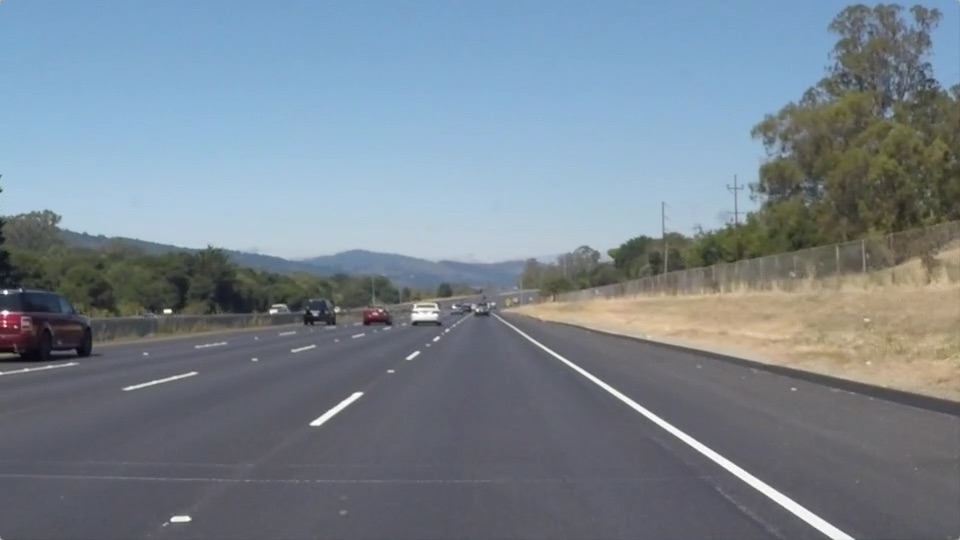
#> input picture test_images/solidWhiteRight.jpg, 960 x 540 px
$ jupyter execute --allow-errors P1.ipynb   (shell and % lines are left out)
#> lines starting #> are read from the running program, lines starting #| are printed output that depends on the picture; after the words box and inside, x2 and y2 are one past the last pixel; in counts of white or black regions, pixels touching at a corner belong together
# Self-Driving Car Engineer Nanodegree

## Project: **Finding Lane Lines on the Road**
***
In this project, you will use the tools you learned about in the lesson to identify lane lines on the road.  You can develop your pipeline on a series of individual images, and later apply the result to a video stream (really just a series of images). Check out the video clip "raw-lines-example.mp4" (also contained in this repository) to see what the output should look like after using the helper functions below.

Once you have a result that looks roughly like "raw-lines-example.mp4", you'll need to get creative and try to average and/or extrapolate the line segments you've detected to map out the full extent of the lane lines.  You can see an example of the result you're going for in the video "P1_example.mp4".  Ultimately, you would like to draw just one line for the left side of the lane, and one for the right.

In addition to implementing code, there is a brief writeup to complete. The writeup should be completed in a separate file, which can be either a markdown file or a pdf document. There is a [write up template](https://github.com/udacity/CarND-LaneLines-P1/blob/master/writeup_template.md) that can be used to guide the writing process. Completing both the code in the Ipython notebook and the writeup template will cover all of the [rubric points](https://review.udacity.com/#!/rubrics/322/view) for this project.

---
Let's have a look at our first image called 'test_images/solidWhiteRight.jpg'.  Run the 2 cells below (hit Shift-Enter or the "play" button above) to display the image.

**Note: If, at any point, you encounter frozen display windows or other confounding issues, you can always start again with a clean slate by going to the "Kernel" menu above and selecting "Restart & Clear Output".**

---

**The tools you have are color selection, region of interest selection, grayscaling, Gaussian smoothing, Canny Edge Detection and Hough Tranform line detection.  You  are also free to explore and try other techniques that were not presented in the lesson.  Your goal is piece together a pipeline to detect the line segments in the image, then average/extrapolate them and draw them onto the image for display (as below).  Once you have a working pipeline, try it out on the video stream below.**

---

<figure>

 <figcaption>
 <p></p>
 <p style="text-align: center;"> Your output should look something like this (above) after detecting line segments using the helper functions below </p>
 </figcaption>
</figure>
 <p></p>
<figure>

 <figcaption>
 <p></p>
 <p style="text-align: center;"> Your goal is to connect/average/extrapolate line segments to get output like this</p>
 </figcaption>
</figure>

**Run the cell below to import some packages.  If you get an `import error` for a package you've already installed, try changing your kernel (select the Kernel menu above --> Change Kernel).  Still have problems?  Try relaunching Jupyter Notebook from the terminal prompt.  Also, consult the forums for more troubleshooting tips.**

## Import Packages

[cell 1]
#importing some useful packages
import matplotlib.pyplot as plt
import matplotlib.image as mpimg
import numpy as np
import cv2

## Read in an Image

[cell 2]
#reading in an image
image = mpimg.imread('test_images/solidWhiteRight.jpg')
#> image is the input picture: shape (540, 960, 3); mean R, G, B 120.3, 132.6, 143.7

#printing out some stats and plotting
print('This image is:', type(image), 'with dimensions:', image.shape)
#| This image is: <class 'numpy.ndarray'> with dimensions: (540, 960, 3)
plt.imshow(image)  # if you wanted to show a single color channel image called 'gray', for example, call as plt.imshow(gray, cmap='gray')

## Ideas for Lane Detection Pipeline

**Some OpenCV functions (beyond those introduced in the lesson) that might be useful for this project are:**

`cv2.inRange()` for color selection
`cv2.fillPoly()` for regions selection
`cv2.line()` to draw lines on an image given endpoints
`cv2.addWeighted()` to coadd / overlay two images
`cv2.cvtColor()` to grayscale or change color
`cv2.imwrite()` to output images to file
`cv2.bitwise_and()` to apply a mask to an image

**Check out the OpenCV documentation to learn about these and discover even more awesome functionality!**

## Helper Functions

Below are some helper functions to help get you started. They should look familiar from the lesson!

[cell 3]
import math

def grayscale(img):
    """Applies the Grayscale transform
    This will return an image with only one color channel
    but NOTE: to see the returned image as grayscale
    (assuming your grayscaled image is called 'gray')
    you should call plt.imshow(gray, cmap='gray')"""
    return cv2.cvtColor(img, cv2.COLOR_RGB2GRAY)
    # Or use BGR2GRAY if you read an image with cv2.imread()
    # return cv2.cvtColor(img, cv2.COLOR_BGR2GRAY)


def canny(img, low_threshold, high_threshold):
    """Applies the Canny transform"""
    return cv2.Canny(img, low_threshold, high_threshold)


def gaussian_blur(img, kernel_size):
    """Applies a Gaussian Noise kernel"""
    return cv2.GaussianBlur(img, (kernel_size, kernel_size), 0)


def region_of_interest(img, vertices):
    """
    Applies an image mask.

    Only keeps the region of the image defined by the polygon
    formed from `vertices`. The rest of the image is set to black.
    `vertices` should be a numpy array of integer points.
    """
    #defining a blank mask to start with
    mask = np.zeros_like(img)

    #defining a 3 channel or 1 channel color to fill the mask with depending on the input image
    if len(img.shape) > 2:
        channel_count = img.shape[2]  # i.e. 3 or 4 depending on your image
        ignore_mask_color = (255,) * channel_count
    else:
        ignore_mask_color = 255

    #filling pixels inside the polygon defined by "vertices" with the fill color
    cv2.fillPoly(mask, vertices, ignore_mask_color)

    #returning the image only where mask pixels are nonzero
    masked_image = cv2.bitwise_and(img, mask)
    return masked_image


def draw_lines(img, lines, color=[255, 0, 0], thickness=2):
    """
    NOTE: this is the function you might want to use as a starting point once you want to
    average/extrapolate the line segments you detect to map out the full
    extent of the lane (going from the result shown in raw-lines-example.mp4
    to that shown in P1_example.mp4).

    Think about things like separating line segments by their
    slope ((y2-y1)/(x2-x1)) to decide which segments are part of the left
    line vs. the right line.  Then, you can average the position of each of
    the lines and extrapolate to the top and bottom of the lane.

    This function draws `lines` with `color` and `thickness`.
    Lines are drawn on the image inplace (mutates the image).
    If you want to make the lines semi-transparent, think about combining
    this function with the weighted_img() function below
    """

    right_x = []
    right_y = []
    left_x = []
    left_y = []

    for line in lines:
        for x1,y1,x2,y2 in line:
            slope = ((y2-y1)/(x2-x1))
            if slope < -0.4:
                right_x.append(x1)
                right_x.append(x2)
                right_y.append(y1)
                right_y.append(y2)
            elif slope > 0.4:
                left_x.append(x1)
                left_x.append(x2)
                left_y.append(y1)
                left_y.append(y2)

    height = []
    height.extend((img.shape[0],min(left_y+right_y)))

    p1 = np.polyfit(right_y, right_x, 1)
    right_p = np.poly1d(p1)
    right_x1 = int(right_p(height[0]))
    right_x2 = int(right_p(height[1]))
    cv2.line(img, (right_x1,height[0]), (right_x2,height[1]), color, thickness)

    p2 = np.polyfit(left_y, left_x, 1)
    left_p = np.poly1d(p2)
    left_x1 = int(left_p(height[0]))
    left_x2 = int(left_p(height[1]))
    cv2.line(img, (left_x1,height[0]), (left_x2,height[1]), color, thickness)


# [10 lines left out: function hough_lines, not called in this run]
# Python 3 has support for cool math symbols.


def weighted_img(img, initial_img, α=0.8, β=1., γ=0.):
    """
    `img` is the output of the hough_lines(), An image with lines drawn on it.
    Should be a blank image (all black) with lines drawn on it.

    `initial_img` should be the image before any processing.

    The result image is computed as follows:

    initial_img * α + img * β + γ
    NOTE: initial_img and img must be the same shape!
    """
    return cv2.addWeighted(initial_img, α, img, β, γ)

## Test Images

Build your pipeline to work on the images in the directory "test_images"
**You should make sure your pipeline works well on these images before you try the videos.**

[cell 4]
import os
os.listdir("test_images/")

## Build a Lane Finding Pipeline

Build the pipeline and run your solution on all test_images. Make copies into the `test_images_output` directory, and you can use the images in your writeup report.

Try tuning the various parameters, especially the low and high Canny thresholds as well as the Hough lines parameters.

[cell 5]
# TODO: Build your pipeline that will draw lane lines on the test_images
# then save them to the test_images_output directory.

# Importing some useful packages
import matplotlib.pyplot as plt
import matplotlib.image as mpimg
import numpy as np
import cv2
import math
import glob
import os

# Define printInfo function
def printInfo(lineIn):
    fig = plt.figure(figsize=(10, 10), dpi=150)
    plt.imshow(lineIn)

# Main function
def main(imageIn):
    image = mpimg.imread(imageIn)

    # Grayscaling an image
    gray = grayscale(image)

    # Gaussian blur to an image
    blur_gray = gaussian_blur(gray, 5)

    # Canny edge detection
    edges = canny(blur_gray, 60, 180)

    # Define vertices for region masking
    imshape = image.shape
    vertices = np.array([[(0,imshape[0]),(480, 317), (490, 317), (imshape[1],imshape[0])]], dtype=np.int32)

    # Masking an image with region
    masked_edges = region_of_interest(edges, vertices)

    # Define the Hough transform parameters
    rho = 1
    theta = np.pi/180
    threshold = 1                 # minimum number of votes (intersections in Hough grid cell)
    min_line_len = 10             # minimum number of pixels making up a line
    max_line_gap = 1              # maximum gap in pixels between connectable line segments
    line_image = np.copy(image)*1 # creating a blank to draw lines on

    # Run Hough on edge detected image
    # Output "lines" is an array containing endpoints of detected line segments
    lines = cv2.HoughLinesP(masked_edges, rho, theta, threshold, np.array([]), minLineLength=min_line_len, maxLineGap=max_line_gap)
    draw_lines(line_image, lines, color=[255, 0, 0], thickness=5)

    # Create a "color" binary image to combine with line image
    color_edges = np.dstack((masked_edges, masked_edges, masked_edges))

    # Draw the lines on the edge image
    lines_edges = weighted_img(color_edges, line_image, α=0.9, β=0.2, γ=0.)

    # Printing out some stats and plotting
    printInfo(lines_edges)


# Run main function with each image
files = glob.glob('test_images/*')
for file in files:
    print(file)
    main(file)
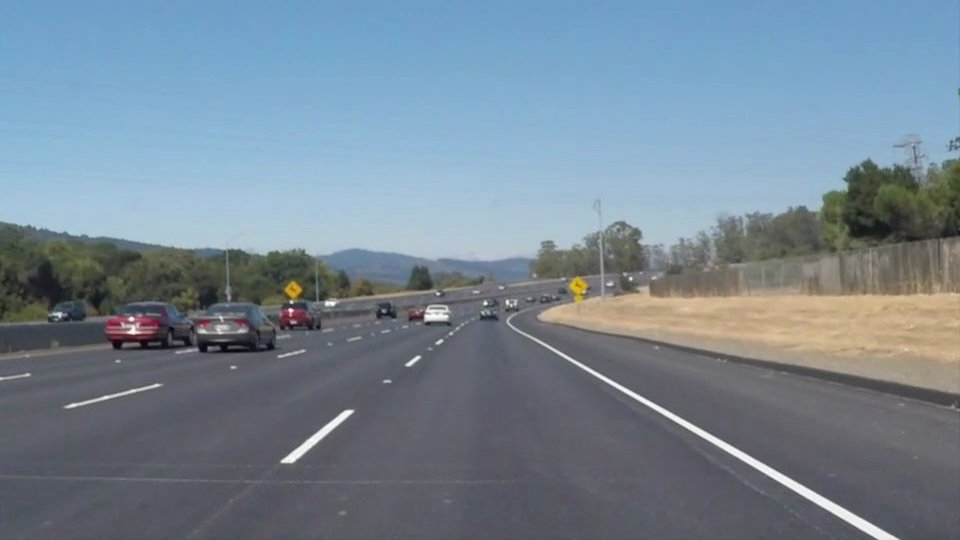
#> input picture test_images/solidWhiteCurve.jpg, 960 x 540 px
#> in main, image is the input picture: shape (540, 960, 3); mean R, G, B 118.5, 134.5, 148.1
#> in grayscale, `return cv2.cvtColor(img, cv2.COLOR_RGB2GRAY)`:
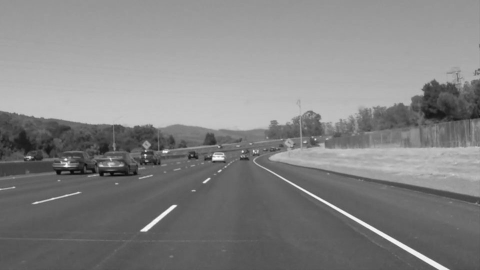
#> returned value: shape (540, 960) (shown at 1/2 size); min 5, max 255, mean 131.2
#> in canny, `return cv2.Canny(img, low_threshold, high_threshold)`:
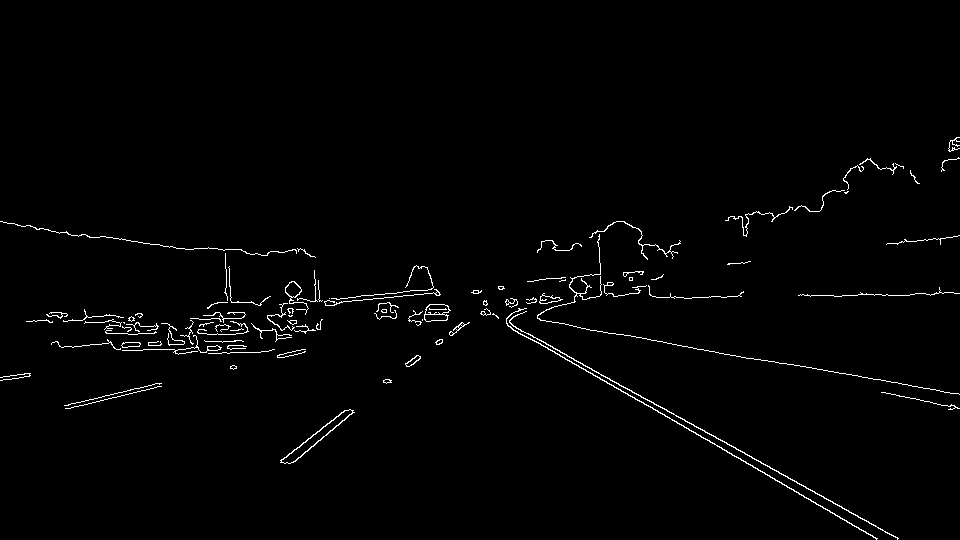
#> returned value: shape (540, 960); 1.4% white in thin lines or dots, all inside (x1, y1, x2, y2) = (0, 137, 960, 540)
#> in region_of_interest, `cv2.fillPoly(mask, vertices, ignore_mask_color)`:
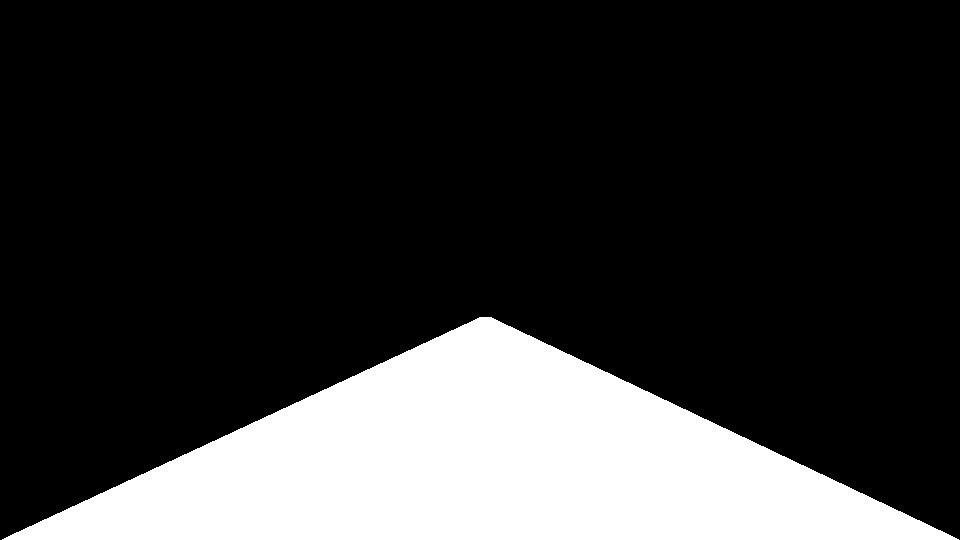
#> mask: shape (540, 960); 20.9% white; 1 white region, box (x1, y1, x2, y2) and area: (2, 317, 959, 540) 108186
#> in region_of_interest, `masked_image = cv2.bitwise_and(img, mask)`:
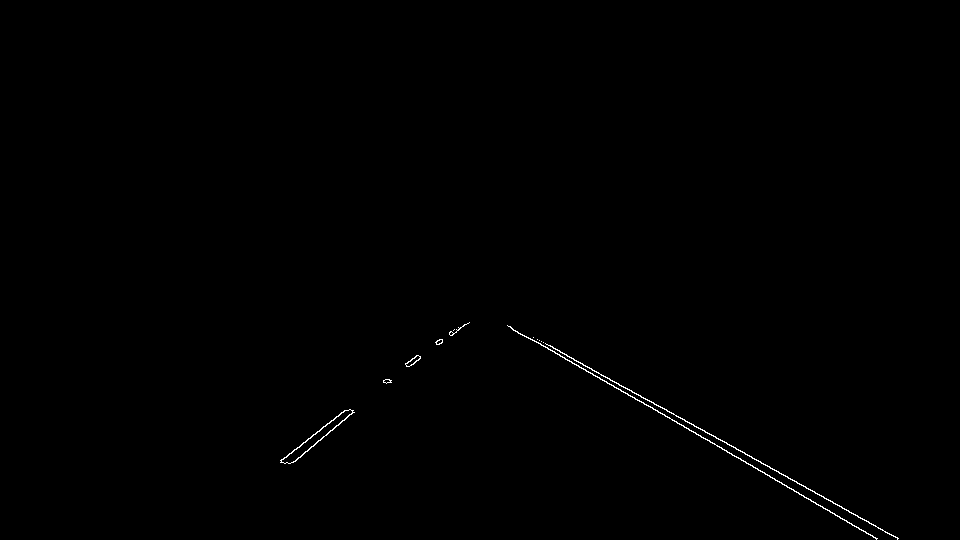
#> masked_image: shape (540, 960); 0.29% white in thin lines or dots, all inside (x1, y1, x2, y2) = (280, 322, 899, 540)
#> in main, `lines = cv2.HoughLinesP(masked_edges, rho, theta, threshold, np.array(..`: lines = 22 rows, first 6: [600, 379, 620, 389], [806, 497, 876, 539], [650, 401, 898, 538], [329, 432, 351, 413], [320, 429, 346, 410], [300, 457, 323, 436]
#> the loop in draw_lines, `for line in lines:` made 22 passes
#> after the loop in draw_lines, `for line in lines:`: left_x = 32 values, max 898 at index 5, min 508 at index 14, mean 655.7; left_y = 32 values, max 539 at index 3, min 326 at index 14, mean 408.7; right_x = [329, 351, 320, 346, 300, 323, 301, 322, 280, 302, 295, 305]; right_y = [432, 413, 429, 410, 457, 436, 444, 428, 460, 444, 461, 451]
#> in draw_lines, `p1 = np.polyfit(right_y, right_x, 1)`: p1 = [-1.17, 827.4]
#> in draw_lines, `right_x1 = int(right_p(height[0]))`: right_x1 = 196
#> in draw_lines, `right_x2 = int(right_p(height[1]))`: right_x2 = 446
#> in draw_lines, `p2 = np.polyfit(left_y, left_x, 1)`: p2 = [1.74, -53.95]
#> in draw_lines, `left_x1 = int(left_p(height[0]))`: left_x1 = 883
#> in draw_lines, `left_x2 = int(left_p(height[1]))`: left_x2 = 512
#> in draw_lines, `cv2.line(img, (left_x1,height[0]), (left_x2,height[1]), color, thickne..`:
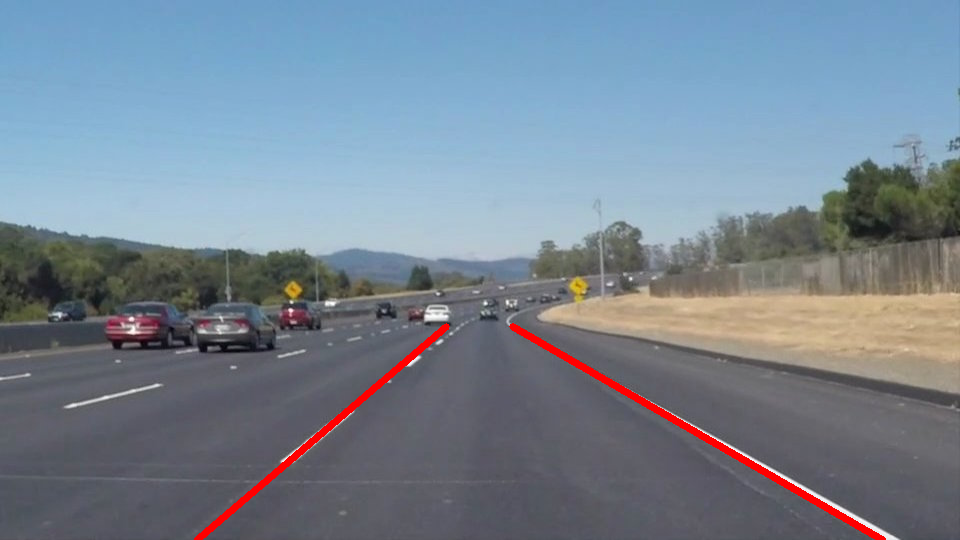
#> img: shape (540, 960, 3); mean R, G, B 119.6, 132.8, 146.4
#> in weighted_img, `return cv2.addWeighted(initial_img, α, img, β, γ)`:
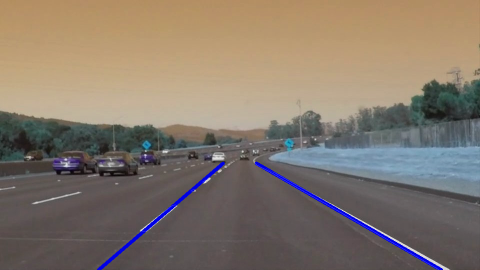
#> returned value: shape (540, 960, 3) (shown at 1/2 size); mean of channels 0, 1, 2 107.7, 119.7, 131.9; drawn as B, G, R
#> pass 3 of the loop `for file in files:`:
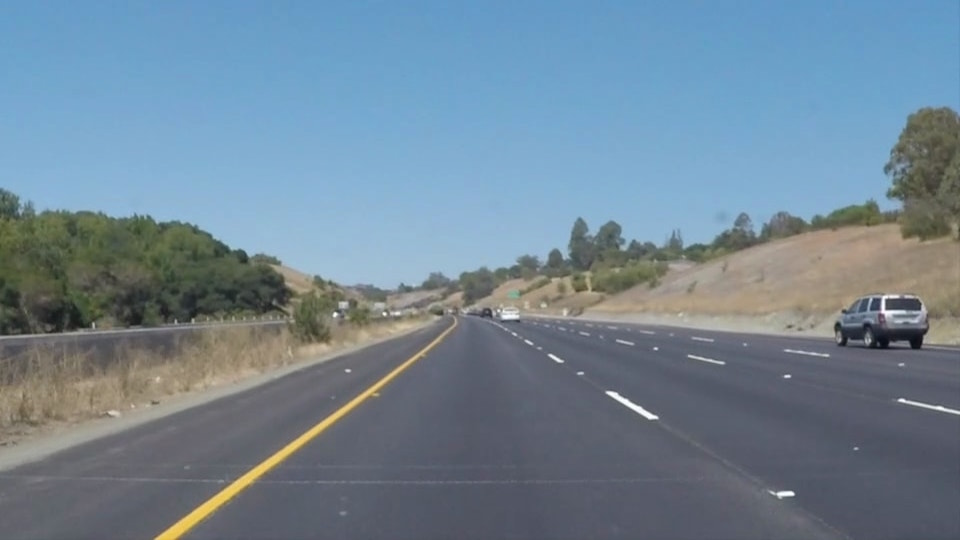
#> input picture test_images/solidYellowCurve.jpg, 960 x 540 px
#> in main, image is the input picture: shape (540, 960, 3); mean R, G, B 113, 133.4, 149
#> in region_of_interest (call 3), `masked_image = cv2.bitwise_and(img, mask)`:
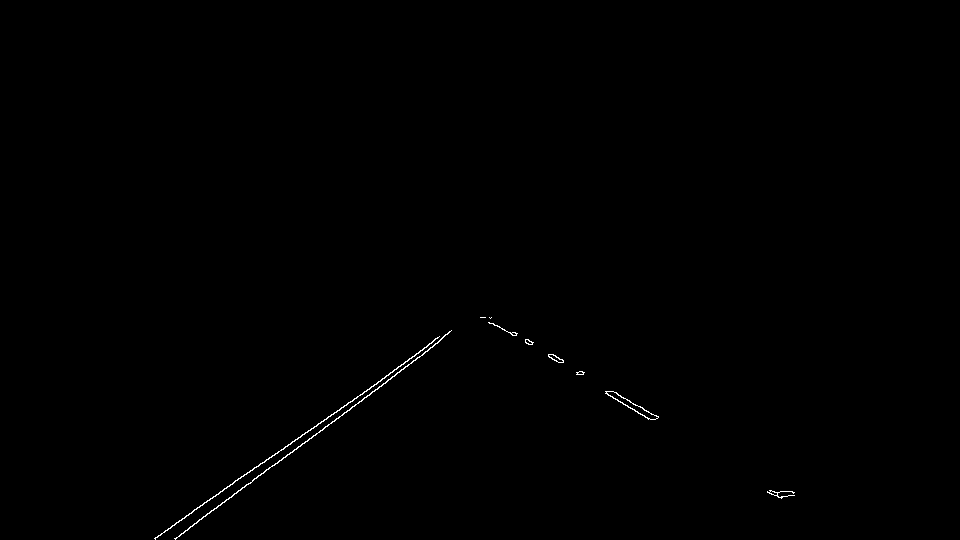
#> masked_image: shape (540, 960); 0.26% white in thin lines or dots, all inside (x1, y1, x2, y2) = (154, 317, 795, 540)
#> lines = 28 rows, first 6: [376, 384, 401, 364], [358, 403, 408, 364], [164, 532, 242, 476], [400, 366, 421, 350], [175, 539, 190, 526], [183, 533, 194, 523]
#> in weighted_img (call 3), `return cv2.addWeighted(initial_img, α, img, β, γ)`:
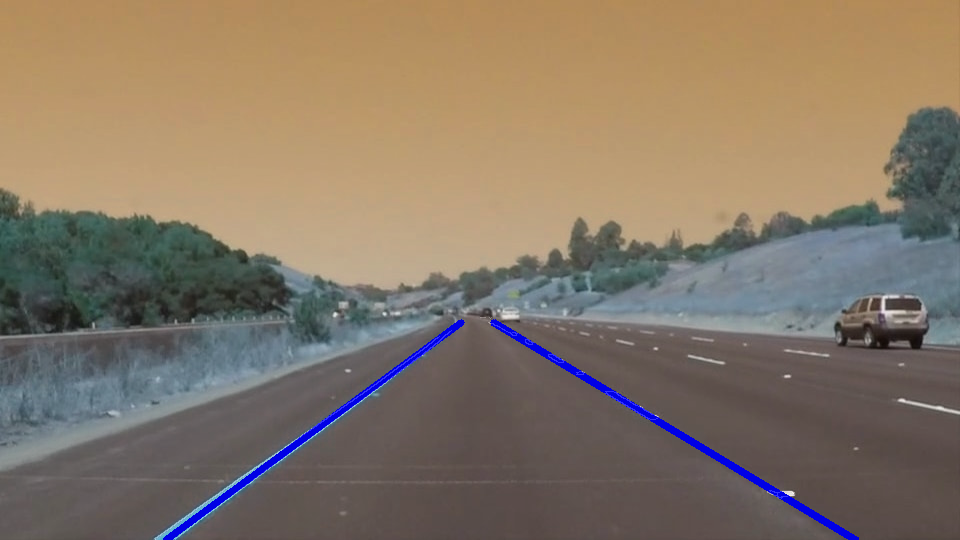
#> returned value: shape (540, 960, 3); mean of channels 0, 1, 2 102.8, 118.8, 133.1; drawn as B, G, R
